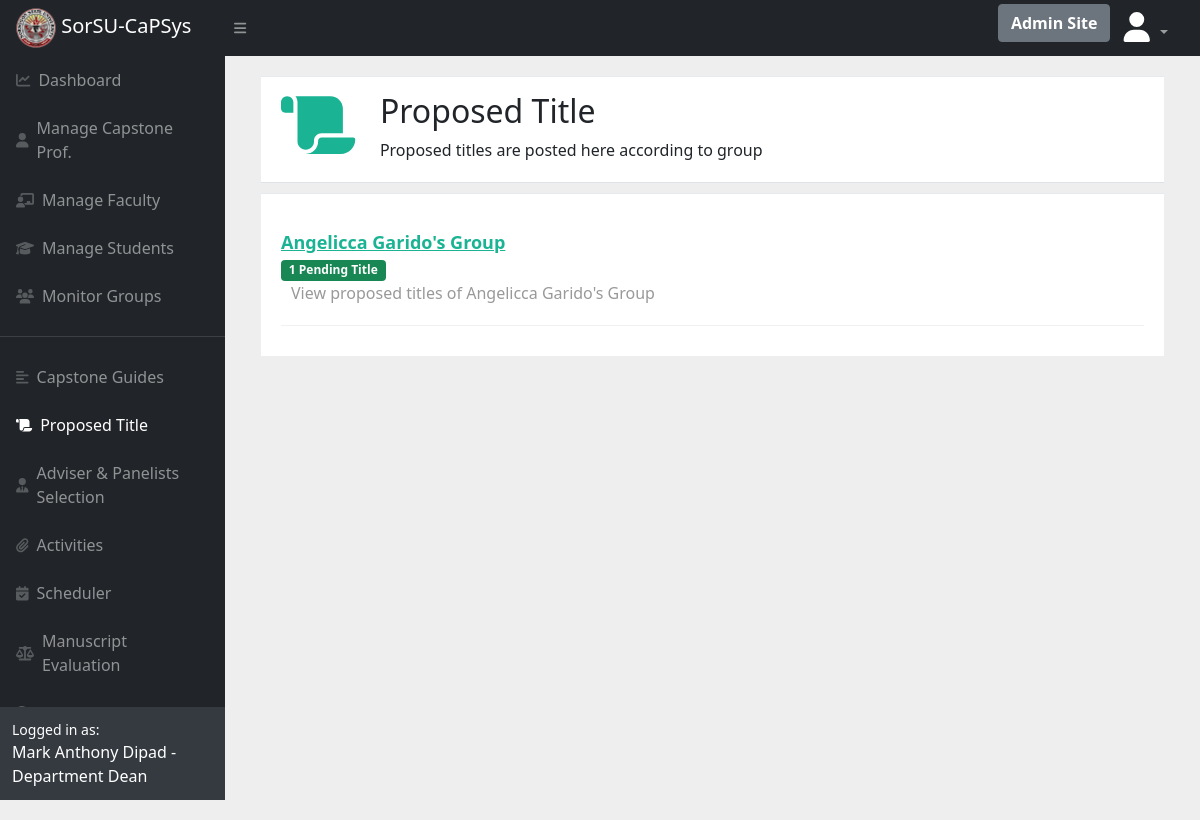
The app's page /faculty/proposal/title/ (signed in), older data.
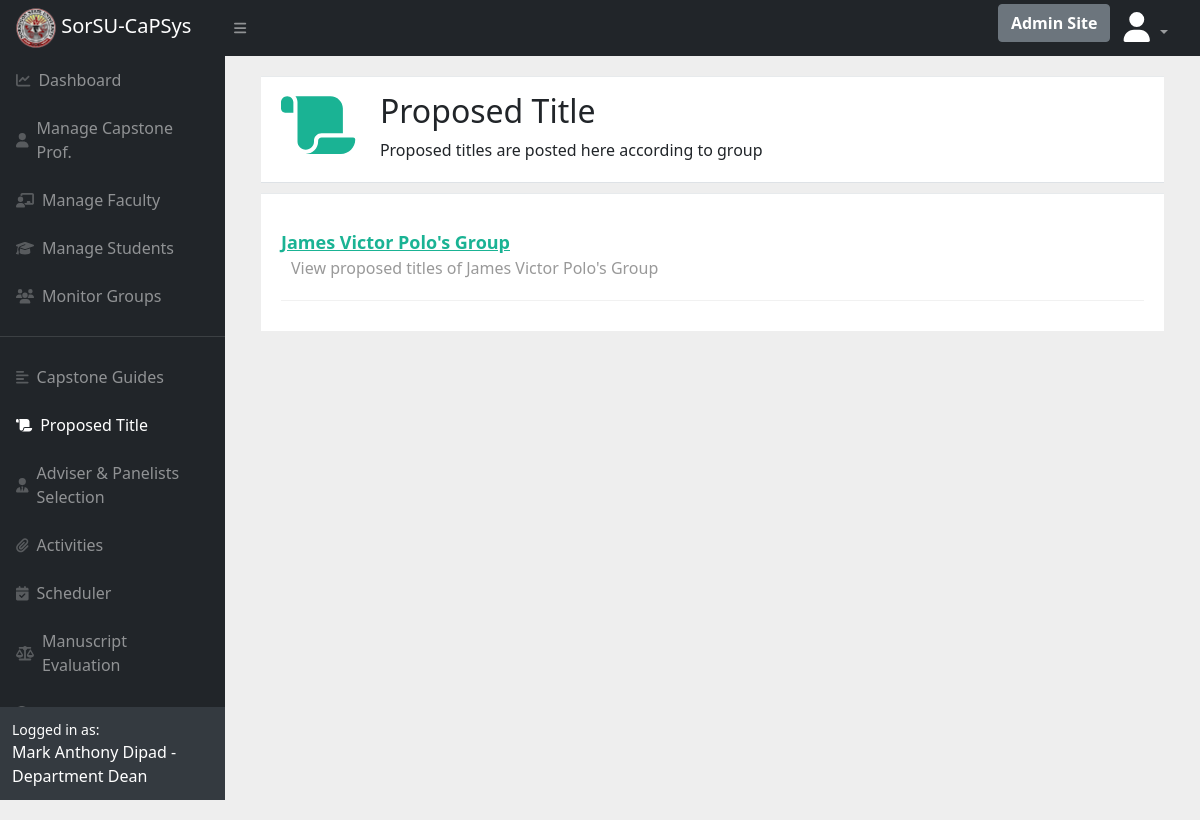
The same page, newer data.
### register/models.py (models this page shows, shortened)
class UserProfile(models.Model):
    user = models.OneToOneField(User,null=True, on_delete=models.CASCADE)
    roles = (
        ('1','Dean'),
        ('2', 'Capstone Professor'),
        ('3', 'Faculty'),
        ('4', 'Student'),
    )
    role = models.CharField(max_length=100, choices=roles, default="3")
    image = models.ImageField(upload_to="profiles/",default="profiles/user.png")
    group_name = models.CharField(default="None", null=True, max_length=250)
    group_id = models.CharField(max_length=100, null=True, blank= True, default ="")
    mem1 = models.ForeignKey(User, on_delete=models.SET_NULL, related_name="userprofile_mem1", null=True, blank=True)
    mem2 = models.ForeignKey(User, on_delete=models.SET_NULL, related_name="userprofile_mem2", null=True, blank=True)
    mem3 = models.ForeignKey(User, on_delete=models.SET_NULL, related_name="userprofile_mem3", null=True, blank=True    )
    mem4 = models.ForeignKey(User, on_delete=models.SET_NULL, related_name="userprofile_mem4", null=True, blank=True)
    mem1_fn = models.CharField(max_length=1000, null=True, blank=True, default="")
    mem1_ln = models.CharField(max_length=1000, null=True, blank=True, default="")
    mem1_email = models.CharField(max_length=1000, null=True,  blank=True, default="")
    mem2_fn = models.CharField(max_length=1000, null=True,  blank=True, default="")
    mem2_ln = models.CharField(max_length=1000, null=True,  blank=True, default="")
    mem2_email = models.CharField(max_length=1000, null=True, blank=True, default="")
    mem3_fn = models.CharField(max_length=1000, null=True,  blank=True, default="")
    mem3_ln = models.CharField(max_length=1000, null=True,  blank=True, default="")
    mem3_email = models.CharField(max_length=1000, null=True, blank=True, default="")
    mem4_fn = models.CharField(max_length=1000, null=True,  blank=True, default="")
    mem4_ln = models.CharField(max_length=1000, null=True,  blank=True, default="")
    mem4_email = models.CharField(max_length=1000, null=True,  blank=True, default="")
    group_adviser = models.ForeignKey(User, on_delete=models.SET_NULL, null=True, blank=True,default="", related_name="adviser")
    group_title = models.CharField(blank=True, default="", max_length=250, null=True)
    group_panel_1 = models.ForeignKey(User, on_delete=models.SET_NULL,null=True,  blank=True, default="", related_name="panel1")
    group_panel_2 =  models.ForeignKey(User, on_delete=models.SET_NULL, null=True,blank=True, default="", related_name="panel2")
    group_panel_3 =  models.ForeignKey(User, on_delete=models.SET_NULL, null=True,blank=True, default="", related_name="panel3")

### proposaltitle/models.py (models this page shows, shortened)
class ProposeTitle(models.Model):
    user = models.ForeignKey(User, on_delete=models.CASCADE, default="")
    group = models.CharField(max_length=1000)
    title = models.CharField(max_length=1000)
    description = models.TextField()
    created_at = models.DateTimeField(auto_now_add=True)
    updated_at = models.DateTimeField(auto_now=True)
    status = models.CharField(max_length=1000, null=True, default="", blank=True)
    edited = models.CharField(max_length=100, null=True)

### proposaltitle/views.py (the view)
# urls.py: path("faculty/proposal/title/", views.FacultyTitleview, name="Faculty_Title"),
@login_required
def FacultyTitleview(response):
    if response.user.userprofile.role == "3" or response.user.userprofile.role == "2" or response.user.userprofile.role == "1":
        titlelist = ProposeTitle.objects.all()
        groupnames = []
        for title in titlelist:
            name = title.group
            id = title.user_id
            user = UserProfile.objects.get(id=id)
            title_count = ProposeTitle.objects.filter(
                user=id, status="").count()
            if [name,id,user, title_count] not in groupnames:
                if title.group != "None":
                    groupnames.append([name, id, user, title_count])
                    print("here")
                if title.group == "None" :
                    groupnames.append([title.user.get_full_name, id, title_count])
        print(title_count)
        userrole = response.user.userprofile.role
        name = response.user.get_full_name()
        resuser = response.user
        unseen = 0
        adviser = AdviserAndPanelist.objects.filter(
            adviser=resuser.userprofile)
        return render(response, 'proposaltitle/faculty/FacultyTitle.html', {
            'titlelist': titlelist,
            "userrole": userrole,
            "groupnames":groupnames,
            "name": name,
            "unseen": unseen,
            "resuser": resuser,
            "adviser":adviser,
            'title_count': title_count,
            })
    else:
        return redirect("page404")

### proposaltitle/templates/proposaltitle/faculty/FacultyTitle.html (shortened to what this page needs)
{% extends 'main/base.html' %}
{% load crispy_forms_tags %}
{% block content %}
<div class="container">
    <div class="row">
        <div class="col-lg-12">
            <div class="wrapper wrapper-content animated fadeInRight">
                <div class="ibox-content m-b-sm border-bottom">
                    <div class="row">
                        <div class="col-1" style="margin-right: 25px">
                            <div class=" pull-left m-r-md">
                                <i class="fas fa-scroll text-navy mid-icon"></i>
                            </div>
                        </div>
                        <div class="col-10">
                            <h2>Proposed Title</h2>
                            <span>Proposed titles are posted here according to group</span>
                        </div>
                    </div>
                </div>
            </div>
        </div>
    </div>
</div>
<div class="container">
    <div class="ibox-content forum-container">
        {% for groups in groupnames %}
        {% if groups.2.group_adviser == None %}
        <div class="forum-item active">
            <div class="row">
                <div class="col-md-9" href="">
                    <a href="{% url 'Title_List' groups.1 %}" class="forum-item-title">{{ groups.0 | title }}
                    </a>
                    {% if groups.3 != 0 %}
                    <span class="badge bg-success">{{ groups.3 }} Pending Title</span>
                    {% endif %}
                    <div class="forum-sub-title">
                        View proposed titles of {{ groups.0 |title }}
                    </div>
                </div>
            </div>
        </div>
        {% endif %}
        {% endfor %}
    </div>
</div>
{% endblock %}

Row changes from the older to the newer data that the page shows:
no longer on this page (row unchanged): UserProfile: group "Angelicca Garido's Group", groups "1"
now on this page (row edited): UserProfile: group "James Victor Polo's Group"
